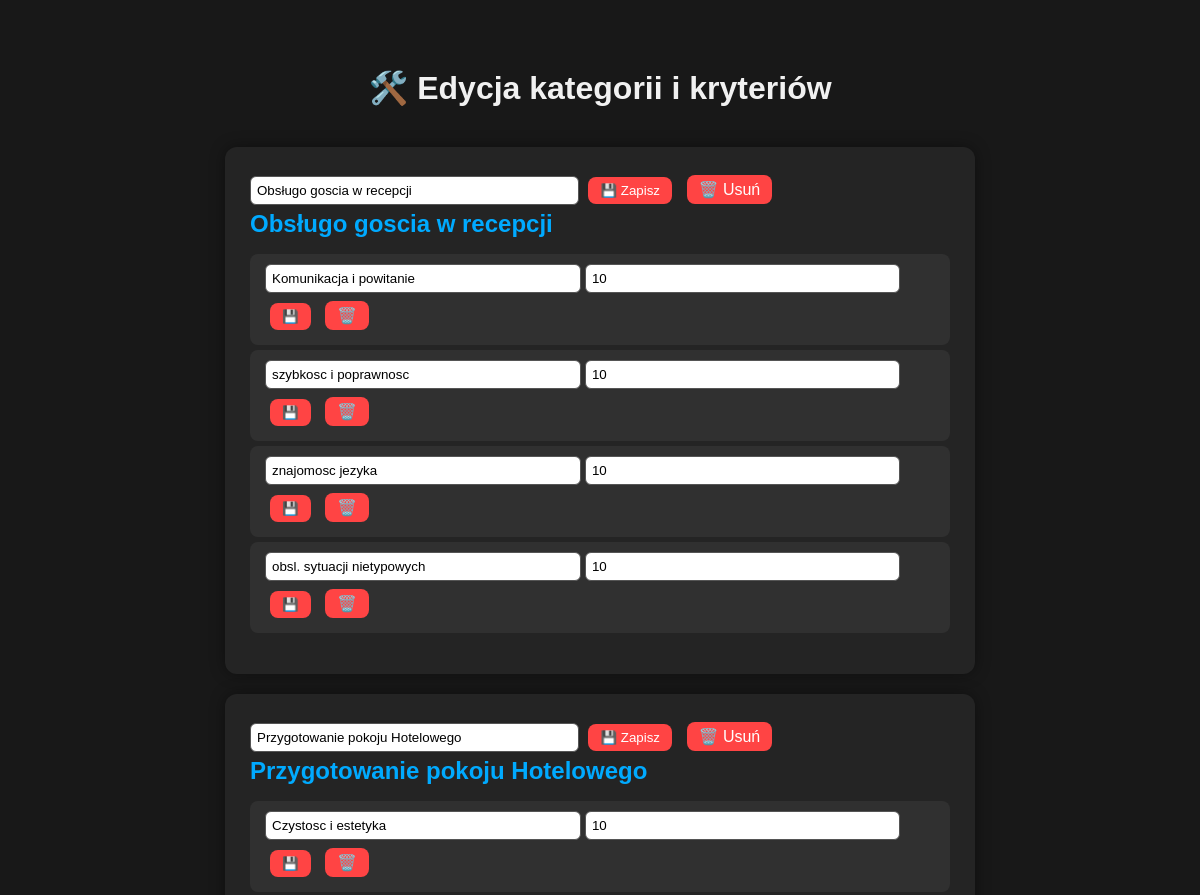
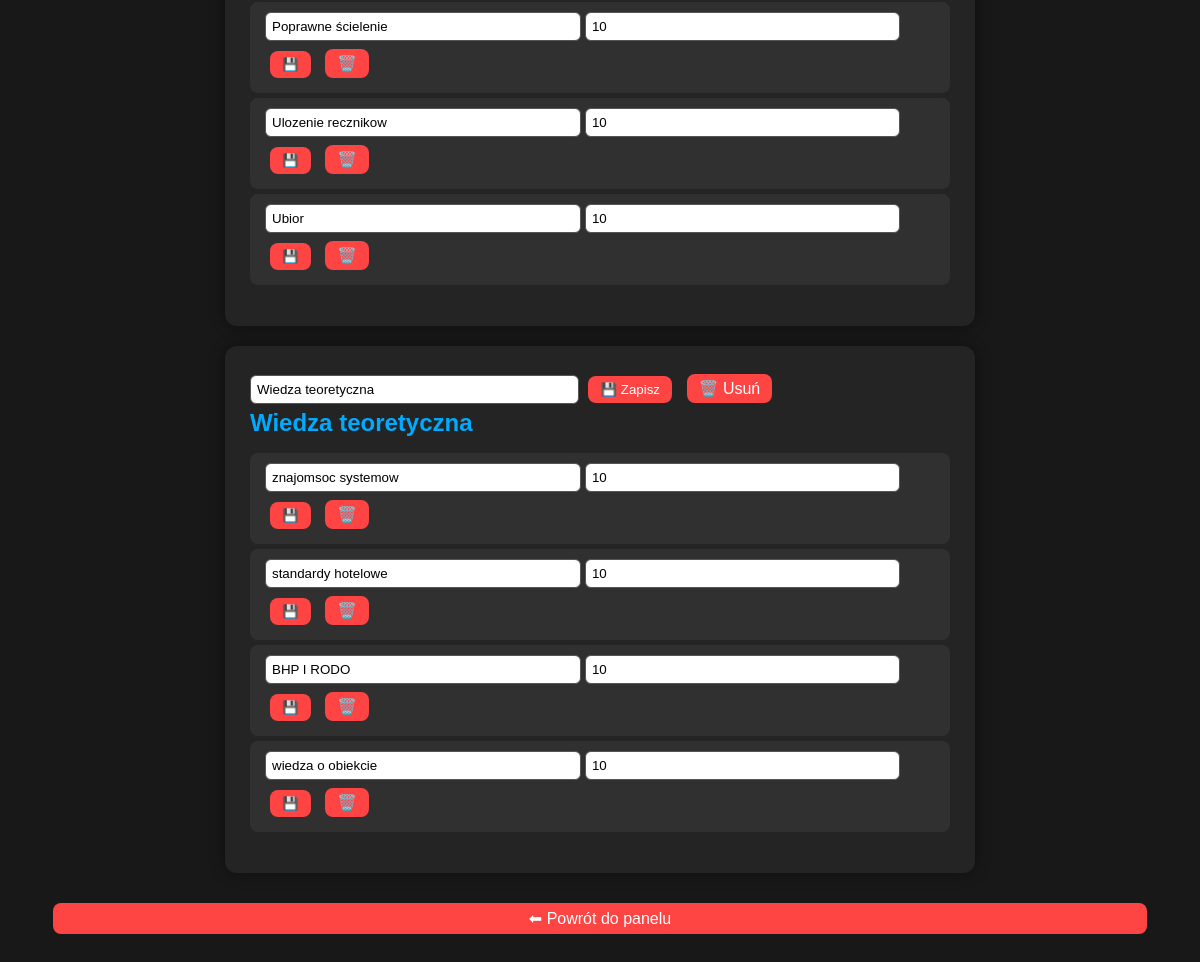
Page /kategorie_lista.php (signed in) on the committed database (2 pictures, top to bottom).
### tables this page shows
CREATE TABLE `kategorie` (
  `id` int(11) NOT NULL,
  `nazwa` varchar(100) NOT NULL
);

CREATE TABLE `kryteria` (
  `id` int(11) NOT NULL,
  `kategoria_id` int(11) NOT NULL,
  `nazwa` varchar(100) NOT NULL,
  `maks_punkty` int(11) NOT NULL DEFAULT 10
);

### kategorie_lista.php (the view, shortened to what this page needs)
<?php
$conn = new mysqli("localhost", "root", "", "konkurs");
$kategorie = $conn->query("SELECT * FROM kategorie ORDER BY nazwa")->fetch_all(MYSQLI_ASSOC);
$kryteria = $conn->query("SELECT * FROM kryteria ORDER BY kategoria_id, id")->fetch_all(MYSQLI_ASSOC);
$kryteriaMap = [];
foreach ($kryteria as $k) {
    $kryteriaMap[$k['kategoria_id']][] = $k;
}
?>
<!DOCTYPE html>
<html lang="pl">
<head>
</head>
<body>
<h1>🛠️ Edycja kategorii i kryteriów</h1>
<?php foreach ($kategorie as $kat): ?>
    <div class="kategoria">
        <form method="POST" class="inline">
            <input type="text" name="nowa_nazwa" value="<?= htmlspecialchars($kat['nazwa']) ?>">
            <button type="submit">💾 Zapisz</button>
        </form>
        <a href="?delete=<?= $kat['id'] ?>" onclick="return confirm('Usunąć tę kategorię?')">🗑️ Usuń</a>
        <h2><?= htmlspecialchars($kat['nazwa']) ?></h2>
        <?php if (!empty($kryteriaMap[$kat['id']])): ?>
            <ul>
                <?php foreach ($kryteriaMap[$kat['id']] as $kryt): ?>
                    <li>
                        <form method="POST" class="inline">
                            <input type="text" name="kryt_nazwa" value="<?= htmlspecialchars($kryt['nazwa']) ?>">
                            <input type="number" name="kryt_maks" value="<?= $kryt['maks_punkty'] ?>" min="1">
                            <button type="submit">💾</button>
                        </form>
                        <a href="?delete_kryt=<?= $kryt['id'] ?>" onclick="return confirm('Usunąć to kryterium?')">🗑️</a>
                    </li>
                <?php endforeach; ?>
            </ul>
        <?php else: ?>
            <p class="empty">Brak kryteriów</p>
        <?php endif; ?>
    </div>
<?php endforeach; ?>
<a href="panel.php" style="display:block; text-align:center; margin-top: 30px; ">⬅ Powrót do panelu</a>
</body>
</html>

### kategorie_lista.php (style rules this page uses)
body { font-family: Arial, sans-serif; background: #181818; color: #f1f1f1; padding: 40px; }
h1 { text-align: center; margin-bottom: 40px; }
.kategoria { background: #242424; margin: 20px auto; padding: 25px; max-width: 700px; border-radius: 12px; box-shadow: 0 0 15px rgba(0,0,0,0.4); }
.kategoria h2 { margin: 0 0 10px; color: #00aaff; }
ul { list-style: none; padding-left: 0; }
li { background: #303030; padding: 10px 15px; margin: 5px 0; border-radius: 8px; text-align: left; font-size: 16px; }
a, button { color: white; text-decoration: none; padding: 6px 12px; background: #ff4444; border: none; border-radius: 8px; cursor: pointer; margin: 5px; }
form.inline { display: inline; }
input[type="text"], input[type="number"] { padding: 6px; border-radius: 6px; border: 1px solid #555; margin-bottom: 5px; width: 45%; }

### rows in the picture
kategorie: nowa_nazwa "Obsługo goscia w recepcji", nazwa "Obsługo goscia w recepcji"
kryteria: kryt_nazwa "Komunikacja i powitanie", kryt_maks "10"
kryteria: kryt_nazwa "szybkosc i poprawnosc", kryt_maks "10"
kryteria: kryt_nazwa "znajomosc jezyka", kryt_maks "10"
kryteria: kryt_nazwa "obsl. sytuacji nietypowych", kryt_maks "10"
kategorie: nowa_nazwa "Przygotowanie pokoju Hotelowego", nazwa "Przygotowanie pokoju Hotelowego"
kryteria: kryt_nazwa "Czystosc i estetyka", kryt_maks "10"
kryteria: kryt_nazwa "Poprawne ścielenie", kryt_maks "10"
kryteria: kryt_nazwa "Ulozenie recznikow", kryt_maks "10"
kryteria: kryt_nazwa "Ubior", kryt_maks "10"
kategorie: nowa_nazwa "Wiedza teoretyczna", nazwa "Wiedza teoretyczna"
kryteria: kryt_nazwa "znajomsoc systemow", kryt_maks "10"
kryteria: kryt_nazwa "standardy hotelowe", kryt_maks "10"
kryteria: kryt_nazwa "BHP I RODO", kryt_maks "10"
kryteria: kryt_nazwa "wiedza o obiekcie", kryt_maks "10"
